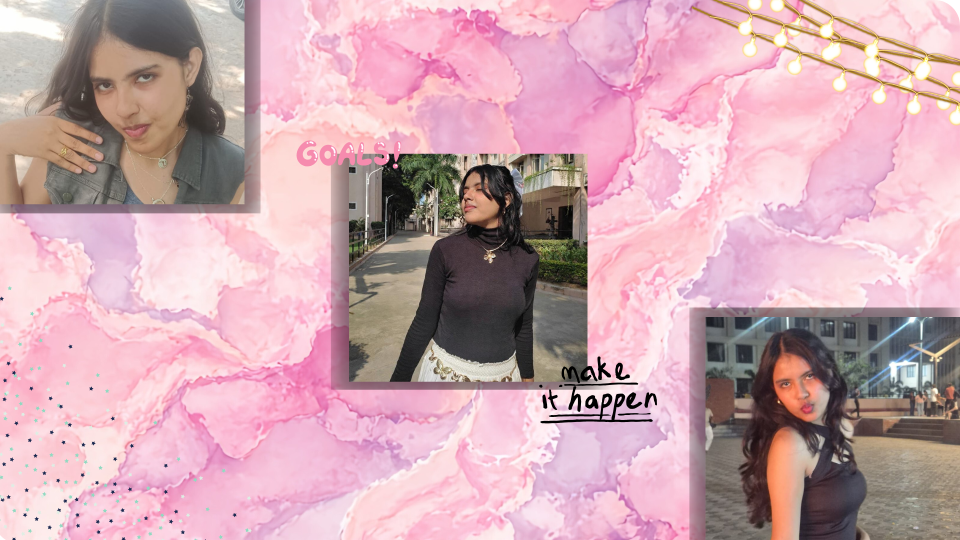
#> input picture Untitled design.png, 1920 x 1080 px (shown at 1/2 size)
$ python openingAndGrayscale.py
#> lines starting #> are read from the running program, lines starting #| are printed output that depends on the picture
import cv2

image=cv2.imread("Untitled design.png")
#> image is the input picture: shape (1080, 1920, 3); mean B, G, R 176.1, 167.3, 204.6

print("Welcome to 1st OpenCV Project")

print("1.Press 1 for opening Image")
print("2.Press 2 for opening GrayScale Image")
print("3.Press 3 for saving original Image")
print("4.Press 4 for saving GrayScale Image")

choice=int(input("Enter Your Choice: "))
#> the answer given: 1

match choice:

    case 1:
        image=cv2.resize(image, (640,360))
        cv2.imshow("Your Image", image)
        cv2.waitKey(0)
        cv2.destroyAllWindows()

    case 2:
        grayScaleImage=cv2.cvtColor(image, cv2.COLOR_BGR2GRAY)

        grayScaleImage=cv2.resize(grayScaleImage, (1280,720))
        cv2.imshow("Grayscale Image", grayScaleImage)
        cv2.waitKey(0)
        cv2.destroyAllWindows()

    case 3:
        name=input("Enter image name: ")
        cv2.imwrite(name ,image)

    case 4:
        grayScaleImage=cv2.cvtColor(image, cv2.COLOR_BGR2GRAY)
        name=input("Enter image name: ")
        cv2.imwrite(name ,grayScaleImage)
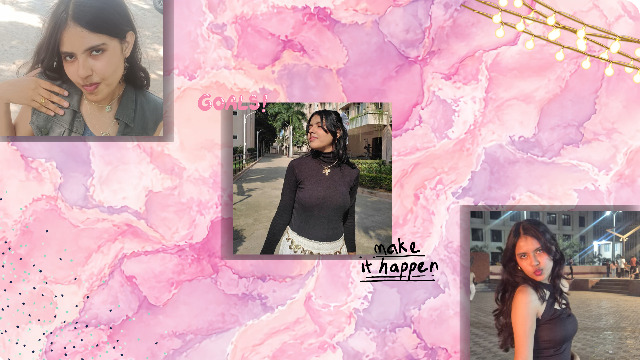
#> window 'Your Image': shape (360, 640, 3); mean B, G, R 176.1, 167.3, 204.5
#> (key Esc is pressed here)
